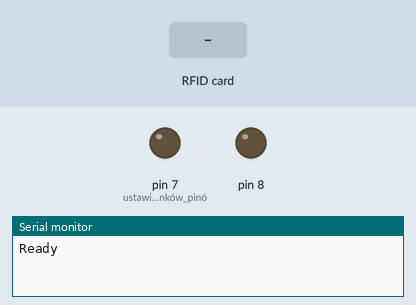
Bench run of a sketch on a simulated Arduino Uno, built with avr-gcc and run on an emulated ATmega328P. Parts: output pins drawn as LEDs (lit = HIGH), the last lines printed to the serial monitor. The test bench sets the inputs (shaded band). Pins used as bus, display or sensor lines are not drawn.

Above: at 1.2 s.
1.3 s: RFID card E1 F1 62 A3 held to the reader
At 1.7 s:
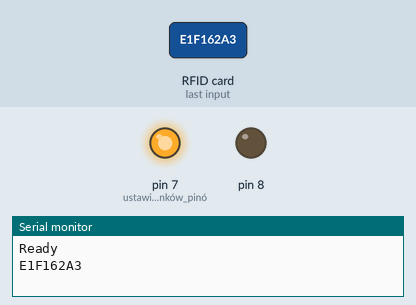
3.8 s: RFID card 5E 7A 19 C4 held to the reader
At 4.6 s:
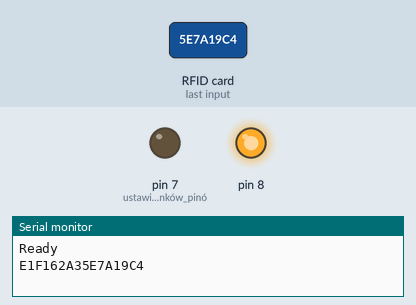
Timing chart, 0 to 6.8 s (numbered marks = the images above; inputs shaded):
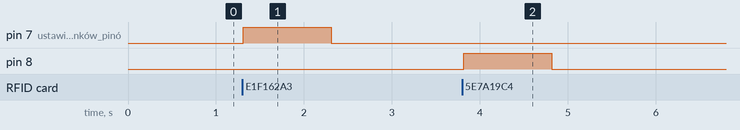

The sketch:

main.ino
```cpp
#include <SoftwareSerial.h>

#include <SPI.h>
#include <MFRC522.h>

constexpr uint8_t RST_PIN = 9;
constexpr uint8_t SS_PIN = 10;

MFRC522 mfrc522(SS_PIN, RST_PIN);
SoftwareSerial mySerial(3, 2); // RX, TX  definicja pinów do programowego interfejsu szeregowego

void setup() {
  pinMode(7, OUTPUT); //ustawienie kierunków pinów wyjściowych
  pinMode(8, OUTPUT);
  Serial.begin(9600);   // inicjalizacja interfejsu szeregowego
  mySerial.begin(9600); // inicjalizacja interfejsu szeregowego programowego
  while (!Serial);
  SPI.begin();      // inicjalizacja magistrali SPI (komunikacja z czytnikiem kart)
  mfrc522.PCD_Init();   // inicjalizacja czytnika kart

  Serial.println("");
  Serial.println("Ready");
  Serial.println("");
}

void loop() {

  // przekazywanie danych z programowego interfejsu szeregowego do interfejsu szeregowego
  if ( mySerial.available() )   {
    Serial.write( mySerial.read() );
  }

  // przekazywanie danych z interfejsu szeregowego do programowego interfejsu szeregowego
  if ( Serial.available() )       {
    mySerial.write( Serial.read() );
  }

  //oczekiwanie na karte
  if ( ! mfrc522.PICC_IsNewCardPresent()) {
    return;
  }
  //wybór karty
  if ( ! mfrc522.PICC_ReadCardSerial()) {
    return;
  }
  //przesyłanie ID karty przez interfejs szeregowy
  String UniqueID = "";
  for (byte i = 0; i < mfrc522.uid.size; i ++)
  {
    Serial.print (mfrc522.uid.uidByte [i] < 0x10 ? "0" : "");
    Serial.print (mfrc522.uid.uidByte [i], HEX);
    UniqueID.concat (String (mfrc522.uid.uidByte [i] < 0x10 ? "0" : ""));
    UniqueID.concat (String (mfrc522.uid.uidByte [i], HEX));
  }
  UniqueID.toUpperCase();

  //sprawdzenie czy zbliżona karta ma dostęp
  if (UniqueID == "E1F162A3") //zgoda na dostęp
  {
    digitalWrite(7, HIGH);
    delay(1000);
    digitalWrite(7, LOW);
  }
  else                        //blokada dostępu
  {
    digitalWrite(8, HIGH);
    delay(1000);
    digitalWrite(8, LOW);
  }
}
```

Measured:
- after the input at 1.3 s, pin 7 (ustawienie_kierunków_pinó): LOW → HIGH at once, → LOW 1.0 s later
- after the input at 3.8 s, pin 8: LOW → HIGH at once, → LOW 1.0 s later
